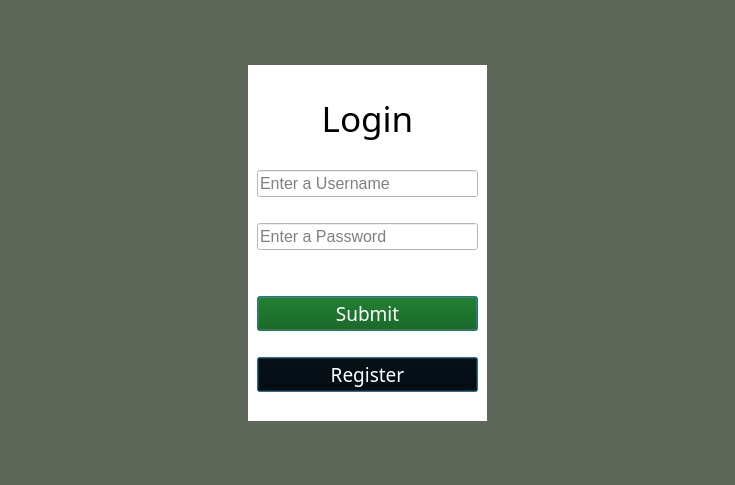
<?xml version="1.0" encoding="UTF-8"?>
<ui version="4.0">
 <class>MainWindow</class>
 <widget class="QMainWindow" name="MainWindow">
  <property name="windowModality">
   <enum>Qt::WindowModal</enum>
  </property>
  <property name="geometry">
   <rect>
    <x>0</x>
    <y>0</y>
    <width>735</width>
    <height>485</height>
   </rect>
  </property>
  <property name="font">
   <font>
    <family>Perpetua</family>
   </font>
  </property>
  <property name="focusPolicy">
   <enum>Qt::StrongFocus</enum>
  </property>
  <property name="windowTitle">
   <string>Limitless Loyalty</string>
  </property>
  <property name="autoFillBackground">
   <bool>false</bool>
  </property>
  <property name="styleSheet">
   <string notr="true">background-color: rgb(93, 103, 90);</string>
  </property>
  <widget class="QWidget" name="centralwidget">
   <layout class="QGridLayout" name="gridLayout">
    <item row="1" column="1">
     <widget class="QWidget" name="widget" native="true">
      <property name="sizePolicy">
       <sizepolicy hsizetype="Expanding" vsizetype="Expanding">
        <horstretch>0</horstretch>
        <verstretch>0</verstretch>
       </sizepolicy>
      </property>
      <property name="cursor">
       <cursorShape>ArrowCursor</cursorShape>
      </property>
      <property name="styleSheet">
       <string notr="true">background-color: rgb(255, 255, 255);</string>
      </property>
      <layout class="QVBoxLayout" name="verticalLayout">
       <item>
        <spacer name="horizontalSpacer_5">
         <property name="orientation">
          <enum>Qt::Horizontal</enum>
         </property>
         <property name="sizeHint" stdset="0">
          <size>
           <width>40</width>
           <height>20</height>
          </size>
         </property>
        </spacer>
       </item>
       <item>
        <widget class="QLabel" name="label">
         <property name="font">
          <font>
           <family>Bell MT</family>
           <pointsize>26</pointsize>
          </font>
         </property>
         <property name="text">
          <string>Login</string>
         </property>
         <property name="alignment">
          <set>Qt::AlignCenter</set>
         </property>
        </widget>
       </item>
       <item>
        <widget class="QLabel" name="errMsg">
         <property name="font">
          <font>
           <family>Times New Roman</family>
           <pointsize>10</pointsize>
          </font>
         </property>
         <property name="styleSheet">
          <string notr="true">color:rgb(255, 255, 255)</string>
         </property>
         <property name="text">
          <string>&lt;DEFAULT ERROR TEXT&gt;</string>
         </property>
         <property name="alignment">
          <set>Qt::AlignCenter</set>
         </property>
        </widget>
       </item>
       <item>
        <widget class="QLineEdit" name="lineEdit">
         <property name="sizePolicy">
          <sizepolicy hsizetype="Expanding" vsizetype="Expanding">
           <horstretch>0</horstretch>
           <verstretch>0</verstretch>
          </sizepolicy>
         </property>
         <property name="font">
          <font>
           <pointsize>12</pointsize>
          </font>
         </property>
         <property name="placeholderText">
          <string>Enter a Username</string>
         </property>
        </widget>
       </item>
       <item>
        <spacer name="horizontalSpacer_4">
         <property name="orientation">
          <enum>Qt::Horizontal</enum>
         </property>
         <property name="sizeHint" stdset="0">
          <size>
           <width>40</width>
           <height>20</height>
          </size>
         </property>
        </spacer>
       </item>
       <item>
        <widget class="QLineEdit" name="lineEdit_2">
         <property name="sizePolicy">
          <sizepolicy hsizetype="Expanding" vsizetype="Expanding">
           <horstretch>0</horstretch>
           <verstretch>0</verstretch>
          </sizepolicy>
         </property>
         <property name="font">
          <font>
           <pointsize>12</pointsize>
          </font>
         </property>
         <property name="echoMode">
          <enum>QLineEdit::Password</enum>
         </property>
         <property name="placeholderText">
          <string>Enter a Password</string>
         </property>
        </widget>
       </item>
       <item>
        <spacer name="verticalSpacer_3">
         <property name="orientation">
          <enum>Qt::Vertical</enum>
         </property>
         <property name="sizeHint" stdset="0">
          <size>
           <width>20</width>
           <height>40</height>
          </size>
         </property>
        </spacer>
       </item>
       <item>
        <widget class="QPushButton" name="pushButton_2">
         <property name="font">
          <font>
           <family>Bell MT</family>
           <pointsize>14</pointsize>
          </font>
         </property>
         <property name="styleSheet">
          <string notr="true">color: rgb(255,255,255);
background-color: rgb(0, 85, 0);</string>
         </property>
         <property name="text">
          <string>Submit</string>
         </property>
         <property name="autoDefault">
          <bool>true</bool>
         </property>
         <property name="default">
          <bool>true</bool>
         </property>
        </widget>
       </item>
       <item>
        <spacer name="horizontalSpacer">
         <property name="orientation">
          <enum>Qt::Horizontal</enum>
         </property>
         <property name="sizeHint" stdset="0">
          <size>
           <width>40</width>
           <height>20</height>
          </size>
         </property>
        </spacer>
       </item>
       <item>
        <widget class="QPushButton" name="pushButton_3">
         <property name="font">
          <font>
           <family>Bell MT</family>
           <pointsize>14</pointsize>
          </font>
         </property>
         <property name="styleSheet">
          <string notr="true">color: rgb(255,255,255);
background-color: rgb(0, 0, 0);</string>
         </property>
         <property name="text">
          <string>Register</string>
         </property>
         <property name="default">
          <bool>true</bool>
         </property>
        </widget>
       </item>
       <item>
        <spacer name="horizontalSpacer_6">
         <property name="orientation">
          <enum>Qt::Horizontal</enum>
         </property>
         <property name="sizeHint" stdset="0">
          <size>
           <width>40</width>
           <height>20</height>
          </size>
         </property>
        </spacer>
       </item>
      </layout>
     </widget>
    </item>
    <item row="1" column="2">
     <spacer name="horizontalSpacer_3">
      <property name="orientation">
       <enum>Qt::Horizontal</enum>
      </property>
      <property name="sizeHint" stdset="0">
       <size>
        <width>40</width>
        <height>20</height>
       </size>
      </property>
     </spacer>
    </item>
    <item row="1" column="0">
     <spacer name="horizontalSpacer_2">
      <property name="orientation">
       <enum>Qt::Horizontal</enum>
      </property>
      <property name="sizeHint" stdset="0">
       <size>
        <width>40</width>
        <height>20</height>
       </size>
      </property>
     </spacer>
    </item>
    <item row="2" column="1">
     <spacer name="verticalSpacer">
      <property name="orientation">
       <enum>Qt::Vertical</enum>
      </property>
      <property name="sizeHint" stdset="0">
       <size>
        <width>20</width>
        <height>40</height>
       </size>
      </property>
     </spacer>
    </item>
    <item row="0" column="1">
     <spacer name="verticalSpacer_4">
      <property name="orientation">
       <enum>Qt::Vertical</enum>
      </property>
      <property name="sizeHint" stdset="0">
       <size>
        <width>20</width>
        <height>40</height>
       </size>
      </property>
     </spacer>
    </item>
   </layout>
  </widget>
 </widget>
 <resources/>
 <connections/>
</ui>
